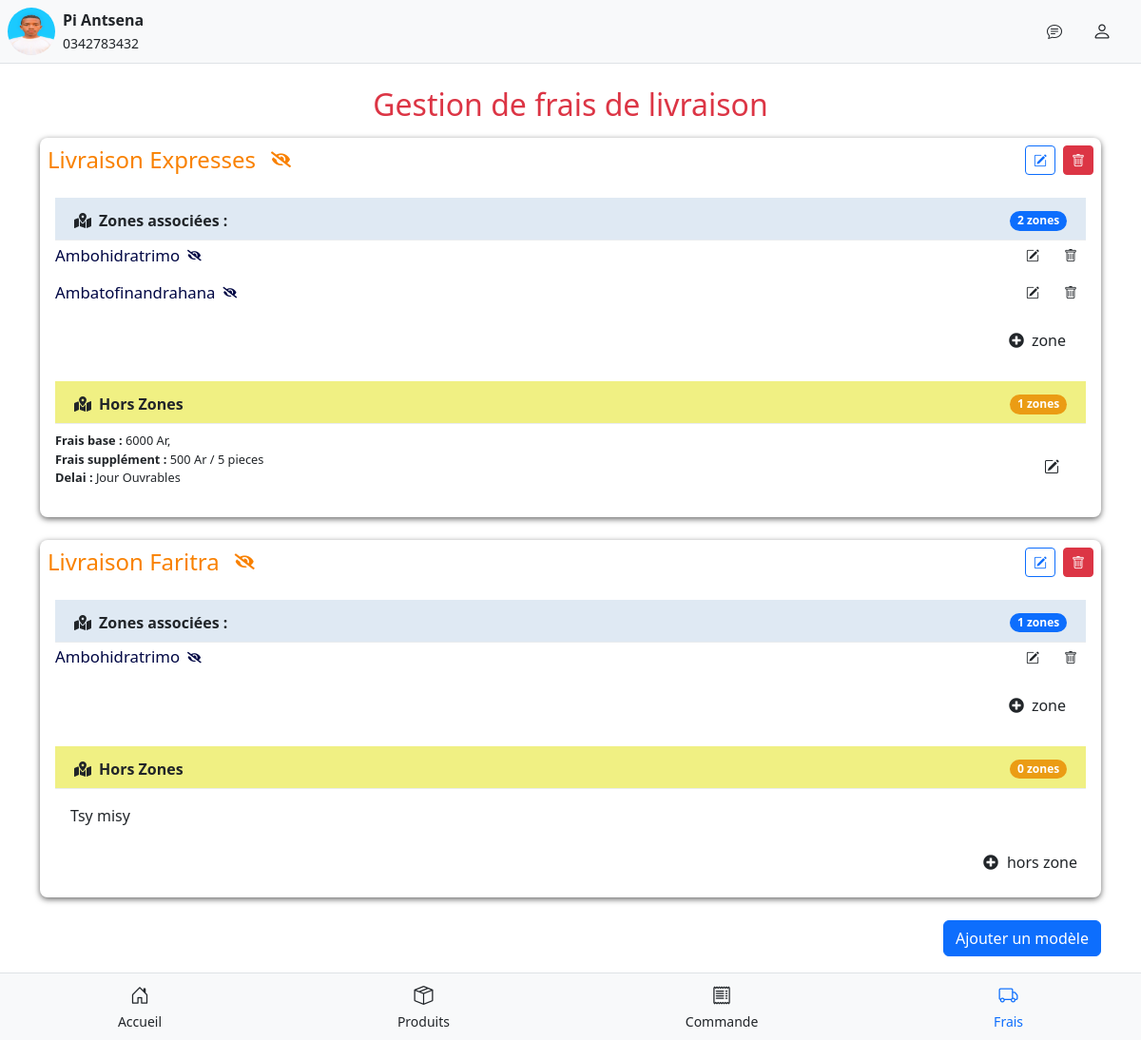
The app's page /vendeur/frais/modele-livraison/liste/ (signed in) with its own data.
### vendeur/models.py (models this page shows, shortened)
class Magasin(models.Model):
    vendeur = models.OneToOneField(settings.AUTH_USER_MODEL, on_delete=models.CASCADE, related_name='magasin')
    nom_magasin = models.CharField(max_length=100)
    logo = models.ImageField(upload_to='logo_magasin', blank=True, null=True)
    lien_page_facebook = models.CharField()
    adresse_magasin = models.ForeignKey(Adresse, on_delete=models.SET_NULL, null=True)
    precision_adresse = models.CharField(max_length=150, blank=True, null=True)
    date_inscription = models.DateField(auto_now_add=True)

class ModeleLivraison(models.Model):
    magasin = models.ForeignKey(Magasin, on_delete=models.CASCADE)
    nom = models.CharField(max_length=100)
    delai_livraison_generale = models.CharField(max_length=100)
    calcul_par = models.CharField(max_length=10, choices=[('lanja', 'lanja'), ('isa', 'isa')], default='isa')
    gratuit_a_partir_de_prix = models.IntegerField(null=True, blank=True, help_text="Montant minimum pour la livraison gratuite")
    class Meta:
        unique_together = ('magasin', 'nom')

class ZoneLivraison(models.Model):
    modele = models.ForeignKey(ModeleLivraison, on_delete=models.CASCADE, related_name="zones")
    adresse = models.ForeignKey(Adresse, on_delete=models.CASCADE)
    frais_base = models.IntegerField()
    frais_par_supplement = models.IntegerField(blank=True, null=True)
    delai_livraison_zone = models.CharField(max_length=100)
    unite_supplement = models.IntegerField()
    class Meta:
        unique_together = ('modele', 'adresse')

class Adresse(models.Model):
    region = models.CharField(max_length=100)
    district = models.CharField(max_length=100)
    commune = models.CharField(max_length=100)
    fokontany = models.CharField(max_length=100, blank=True, null=True)

class HorsZoneLivraison(models.Model):
    modele = models.ForeignKey(ModeleLivraison, on_delete=models.CASCADE, related_name='horszones')
    frais_base = models.IntegerField()
    unite_supplement = models.IntegerField()
    frais_par_supplement = models.IntegerField(blank=True, null=True)
    delai_livraison_horszone = models.CharField(max_length=100)

### users/models.py (models this page shows, shortened)
class CustomUser(AbstractBaseUser, PermissionsMixin):
    ROLE_CHOICES = (
        ('vendeur', 'vendeur'),
        ('acheteur', 'acheteur'),
    )
    phone = models.CharField(max_length=20, unique=True)
    role = models.CharField(max_length=10, choices=ROLE_CHOICES)
    is_active = models.BooleanField(default=False)
    is_staff = models.BooleanField(default=False)
    objects = CustomUserManager()
    USERNAME_FIELD = 'phone'
    REQUIRED_FIELDS = ['role']

### vendeur/views_frais_livraison.py (the view)
# urls.py: path('frais/modele-livraison/liste/', ModeleLivraisonListView.as_view(), name='liste_modele_livraison'),
class ModeleLivraisonListView(LoginRequiredMixin, ListView):
    login_url = '/users/vendeur/login/'
    model = ModeleLivraison
    template_name = 'vendeur/frais_livraison/liste_modele_livraison.html'
    context_object_name = 'modeles'
    def get_queryset(self):
        return ModeleLivraison.objects.filter(
            magasin=self.request.user.magasin
        ).prefetch_related('zones__adresse')

### vendeur/context_processors.py (called while the page is built)
def magasin_context(request):
    if request.user.is_authenticated:
        try:
            return {'magasin': request.user.magasin}
        except Magasin.DoesNotExist:
            return {'magasin': None}
    return {'magasin': None}

### vendeur/templates/vendeur/frais_livraison/liste_modele_livraison.html (shortened to what this page needs)
{% extends 'vendeur/base_vendeur.html' %}
{% load static %}
{% block extra_css %}
<link href="https://cdnjs.cloudflare.com/ajax/libs/font-awesome/5.15.4/css/all.min.css" rel="stylesheet">
{% endblock %}
{% block content %}
  <h2 class="m-3 text-center text-danger">Gestion de frais de livraison</h2>
  <div class="container">
    {% for modele in modeles %}
      <div class="mb-4 p-2" style="box-shadow: 0 2px 6px rgba(0, 0, 0, 0.6); border-radius: 8px;">
        <div class="pb-2" >
          <div class="d-flex justify-content-between align-items-center mb-2">
            <h4 class="mb-0">
              <a class="text-decoration-none d-flex align-items-center"
                data-bs-toggle="collapse"
                href="#collapseDetails{{ modele.id }}"
                role="button"
                aria-expanded="false"
                aria-controls="collapseDetails{{ modele.id }}"
                style="color: rgb(249, 129, 0);">
                <span class="me-2">
                  {{ modele.nom }}
                </span>
                <i id="icon_zone{{ modele.id }}" class="fas fa-eye-slash ms-2" style="font-size: 0.7em;"></i>
              </a>
            </h4>    &nbsp;&nbsp;
            <div class="d-flex gap-2 align-items-center">
              <a href="{% url 'edit_modele_livraison' modele.id %}"
                class="btn btn-sm btn-outline-primary open-modele-livraison-modal"
                data-url="{% url 'edit_modele_livraison' modele.id %}">
                <i class="bi bi-pencil-square"></i>
              </a>
              <button type="button"
                      class="btn btn-sm btn-danger btn-supprimer-modele"
                      data-id="{{ modele.id }}"
                      data-nom="{{ modele.nom }}"
                      data-bs-toggle="modal"
                      data-bs-target="#deleteConfirmModal">
                <i class="bi bi-trash"></i>
              </button>
            </div>
          </div>
        </div>
        <div class="zone-section p-2" style=" border-radius: 8px;">
          <div class="zone-header d-flex justify-content-between align-items-center pb-2"
              style="background-color:#dfe9f3; padding: 0.75rem 1.25rem; border-bottom: 1px solid #e9ecef; font-weight: 600;">
            <strong><i class="fas fa-map-marked-alt me-2"></i>Zones associées :</strong>
            <span class="badge bg-primary rounded-pill">{{ modele.zones.count }} zones</span>
          </div>
          <div>
            {% for zone in modele.zones.all %}
                <div class="d-flex justify-content-between align-items-center mb-2">
                  <h4 class="mb-0">
                    <a class="text-decoration-none d-flex align-items-center"
                      data-bs-toggle="collapse"
                      href="#collapseDetails{{ zone.id }}"
                      role="button"
                      aria-expanded="false"
                      aria-controls="collapseDetails{{ zone.id }}"
                      style="color: rgb(1, 7, 68); font-size: 0.7em;">
                      {{ zone.adresse.district }}
                      <i id="icon_zone{{ zone.id }}" class="fas fa-eye-slash ms-2" style="font-size: 0.7em;"></i>
                    </a>
                  </h4> &nbsp; &nbsp;
                  <div class="d-flex gap-2">
                    <a href="{% url 'edit_zone_livraison' zone.id %}"
                      class="btn btn-sm  open-zone-livraison-modal"
                      data-url="{% url 'edit_zone_livraison' zone.id %}">
                      <i class="bi bi-pencil-square"></i>
                    </a>
                    <a href="#" class="btn btn-sm  open-confirm-delete" data-url="{% url 'delete_zone_livraison' zone.id %}">
                      <i class="bi bi-trash"></i>
                    </a>
                  </div>
                </div>
            {% empty %}
              <div class="p-3">Aucune zone définie pour ce modèle.</div>
            {% endfor %}
            <div class="d-flex justify-content-end align-items-center  p-2">
              <a href="{% url 'ajouter_zone_livraison' modele.id %}"
                class="btn text-decoration-none open-zone-livraison-modal"
                data-bs-toggle="modal"
                data-bs-target="#modalZoneLivraison"
                data-url="{% url 'ajouter_zone_livraison' modele.id %}">
                <i class="fas fa-plus-circle me-2"></i>zone
              </a>
            </div>
          </div>
        </div>
        <div class="zone-section p-2" style=" border-radius: 8px;">
          <div class="zone-header d-flex justify-content-between align-items-center pb-2"
              style="background-color:#f0f083; padding: 0.75rem 1.25rem; border-bottom: 1px solid #e9ecef; font-weight: 600;">
            <strong><i class="fas fa-map-marked-alt me-2"></i>Hors Zones </strong>
            <span class="badge rounded-pill" style="background-color: rgb(235, 156, 20);">{{ modele.horszones.count }} zones</span>
          </div>
          <div>
            {% for horszone in modele.horszones.all %}
              <div class="d-flex justify-content-between align-items-center pt-2">
                <p style="font-size: 0.8em;">
                <strong> Frais base : </strong> {{ horszone.frais_base|default:"N/A" }} Ar, <br>
                <strong> Frais supplément : </strong> {{ horszone.frais_par_supplement|default:"0" }} Ar / {{ horszone.unite_supplement }} pieces<br>
                <strong> Delai : </strong> {{ horszone.delai_livraison_horszone }}
                </p>
                <a href="#" class="btn open-horszone-modal" data-url="{% url 'edit_horszone_livraison' horszone.id %}">
                  <i class="bi bi-pencil-square text-decoration-none" style="margin-right: 15px;"></i>
                </a>
            </div>
            {% empty %}
              <div class="p-3">Tsy misy</div>
                <div class="d-flex justify-content-end align-items-center p-2">
                  <i class="fas fa-plus-circle me-2"></i>
                  <button class="btn text-decoration-none p-0 open-horszone-modal" data-url="{% url 'ajouter_horszone_livraison' modele.id %}">
                    hors zone
                  </button>
                </div>
            {% endfor %}
          </div>
        </div>
      </div>
    {% empty %}
      <div class="p-3">
        <em>Mila mamorona modele de frais de livraison enao ho apetaka amin'ny entana amidy</em>
      </div>
    {% endfor %}
    <div class="text-end">
      <button class="btn btn-primary" data-bs-toggle="modal" data-bs-target="#modalModeleLivraison" id="btn-open-modal">
        Ajouter un modèle
      </button>
    </div>
  </div>
{% endblock %}

### vendeur/templates/vendeur/base_vendeur.html (shortened to what this page needs)
{% load static %}
<!DOCTYPE html>
<html lang="en">
<head>
    <link rel="stylesheet" href="{% static 'css/bootstrap/css/bootstrap.min.css' %}">
    {% block extra_css %} {% endblock %}
    <link href="https://cdn.jsdelivr.net/npm/bootstrap-icons@1.11.3/font/bootstrap-icons.css" rel="stylesheet">
</head>
<body style="padding-bottom: 80px;">
  <header class="sticky-top bg-light border-bottom" style="z-index: 1030;">
    {% if magasin %}
        <div class="d-flex flex-wrap align-items-center justify-content-between p-2">
          <div class="d-flex align-items-center flex-grow-1 mb-2 mb-md-0">
              {% if magasin.logo %}
                  <img src="{{ magasin.logo.url }}" alt="Logo" class="me-2 rounded-circle" width="50" height="50">
              {% else %}
                  <img src="{% static 'images/logo_pardefaut.jpg' %}" alt="Logo par défaut" class="me-2 rounded-circle" width="50" height="50">
              {% endif %}
              <div class="text-truncate" style="width: 150px;">
                  <strong>{{ magasin.nom_magasin }}</strong><br>
                  <small>{{ user.phone }}</small>
              </div>
          </div>
          <div class="d-flex align-items-center gap-3 ">
            <a href="#">
              <i class="bi bi-chat-text p-2 text-dark" ></i>
            </a>
            <a href="{% url 'vendeur_profil' %}" class="text-decoration-none p-2 text-dark" style="margin-right: 15px;">
              <i class="bi bi-person fs-5"></i><br>
            </a>
          </div>
        </div>
      {% else %}
      <div class="container" style="font-weight: bold;color: red;">
          <p class="p-2 text-center small">Vous n'avez pas encore créé de magasin.</p>
      </div>
    {% endif %}
  </header>
      <div class="container-fluid p-2">
        {% block content %}
        {% endblock %}
      </div>
{% url 'vendeur_dashboard' as dashboard_url %}
{% url 'produit_vendeur' as produit_url %}
{% url 'ajout_model_livraison' as livraison_url %}
{% with request.path as current_path %}
<footer class="fixed-bottom bg-light border-top">
  <div class="d-flex justify-content-around text-center py-2">
    <a href="{% url 'vendeur_dashboard' %}" class="text-decoration-none
      {% if current_path == '/' or current_path == dashboard_url %}text-primary{% else %}text-dark{% endif %}">
      <i class="bi bi-house-door{% if current_path == '/' or current_path == dashboard_url %}-fill{% endif %} fs-5"></i><br>
      <small>Accueil</small>
    </a>
    <a href="{% url 'produit_vendeur' %}" class="text-decoration-none
      {% if '/vendeur/produit' in current_path %}text-primary{% else %}text-dark{% endif %}">
      <i class="bi bi-box-seam{% if '/vendeur/produit' in current_path %}-fill{% endif %} fs-5"></i><br>
      <small>Produits</small>
    </a>
    <a href="#" class="text-dark text-decoration-none">
      <i class="bi bi-receipt fs-5"></i><br>
      <small>Commande</small>
    </a>
    <a href="{% url 'liste_modele_livraison' %}" class=" text-decoration-none
      {% if 'vendeur/frais/modele-livraison/liste' in current_path %}text-primary{% else %}text-dark{% endif %}">
        <i class="bi bi-truck {% if 'vendeur/frais/modele-livraison/liste' in current_path %} text-primary fw-bold{% endif %} fs-5"></i><br>
        <small>Frais</small>
    </a>
  </div>
</footer>
{% endwith %}
</body>
</html>

### records on screen
Magasin: logo (picture), nom_magasin "Pi Antsena"
CustomUser: phone "0342783432"
ModeleLivraison: nom "Livraison Expresses", zones.count "2", horszones.count "1"
ZoneLivraison: adresse.district "Ambohidratrimo"
ZoneLivraison: adresse.district "Ambatofinandrahana"
HorsZoneLivraison: frais_base "6000", frais_par_supplement "500", unite_supplement "5", delai_livraison_horszone "Jour Ouvrables"
ModeleLivraison: nom "Livraison Faritra", zones.count "1", horszones.count "0"
ZoneLivraison: adresse.district "Ambohidratrimo"
